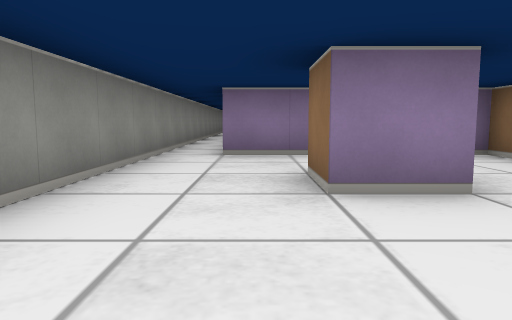
View 1 (above)

16 first-person views from a walk through a cub3D level. The camera is about half as high as the walls, tilts 6° down and sees 70° across. The floor is counted in squares. Each view is taken from the middle of a square. On the plan, view 1 faces up. The plan holds only what a view shows up to about 9 squares ahead; the rest is blank.

View 2
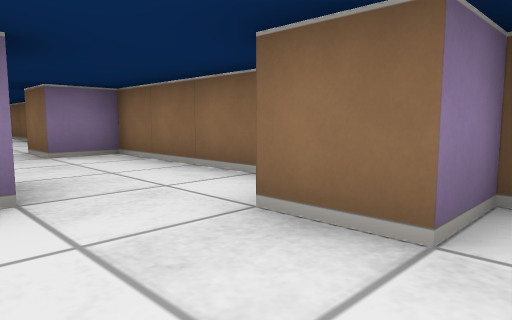

View 3
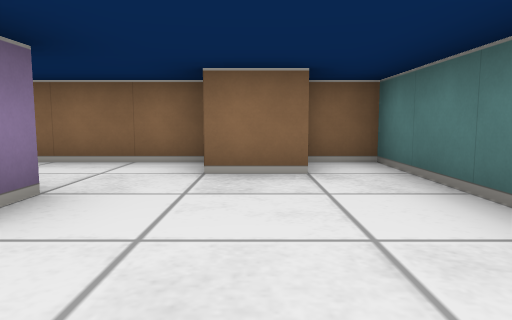

View 4
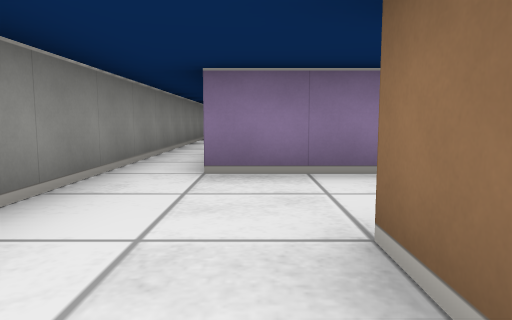

View 5
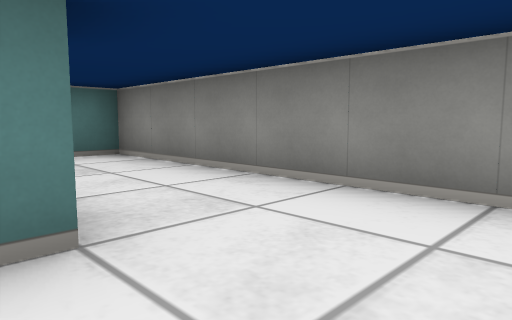

View 6
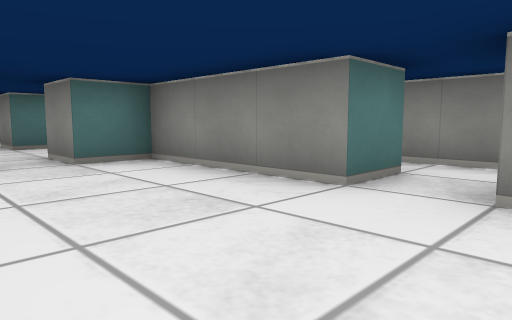

View 7
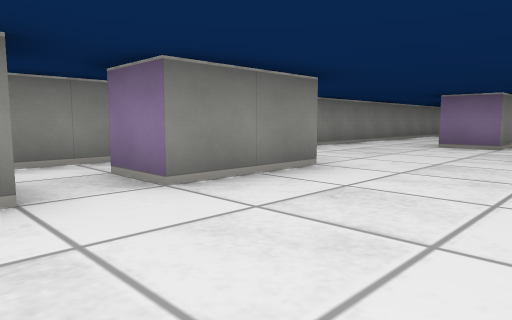

View 8
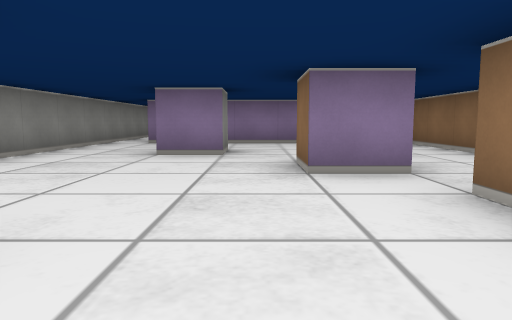

View 9
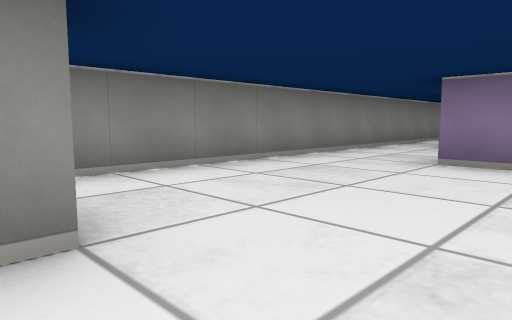

View 10
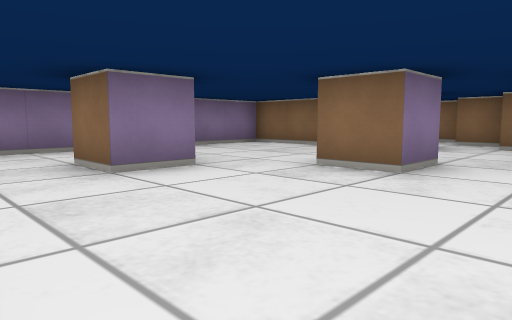

View 11
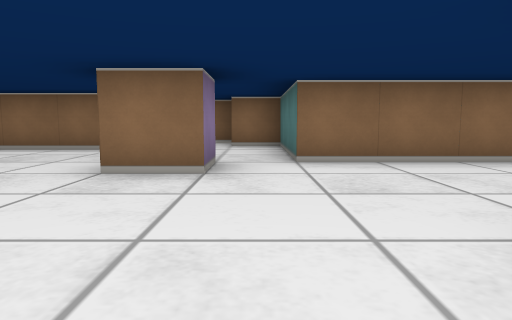

View 12
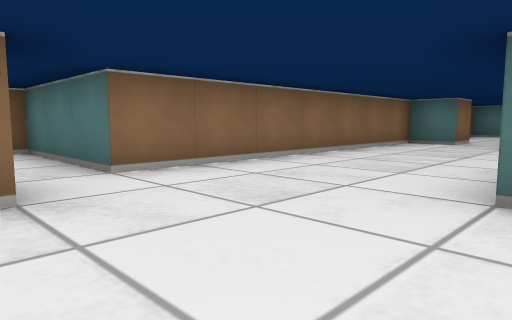

View 13
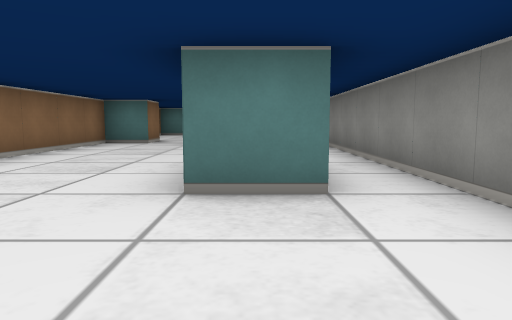

View 14
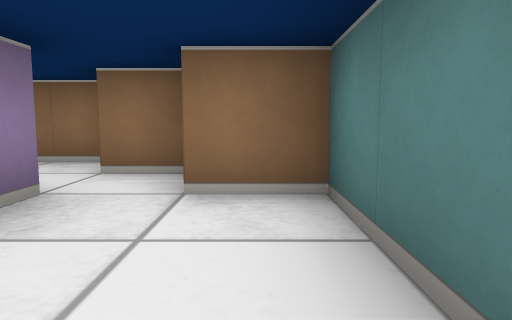

View 15
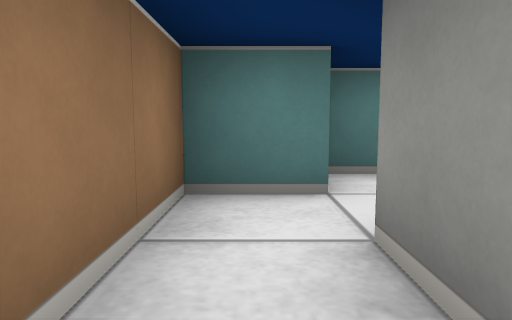

View 16
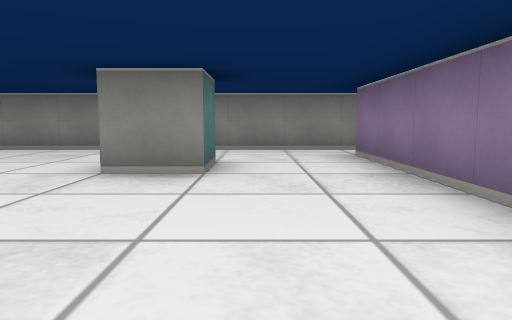

### Floor plan
Points are (right, up) in squares from view 1. A wall is a line through its corners. A room is listed if a view was taken in it or the views show most of it. See-through windows are left out.
Room 1 (views 1, 2, 3, 4, 5)
walls: (0.5, 2.5) (0.5, 3.5) (1.5, 3.5) (1.5, 2.5) (0.5, 2.5); (1.5, 5.5) (-0.5, 5.5); (1, -0.5) (3.5, -0.5) (3.5, 0.5) (2.5, 0.5) (2.5, 1.5); (3.5, 1.6) (3.5, 5.5) (2.5, 5.5); (-1.5, 10.4) (-1.5, -0.5) (-0.8, -0.5)
ways out: opening at (-1, 11.5) to room 2; opening at (0, 10) to room 2; opening at (2, 6) to room 2
Room 2 (views 6, 7, 8, 9, 10, 11, 12, 13, 14, 16)
walls: (1.5, 16.5) (0.5, 16.5) (0.5, 17.5) (1.5, 17.5) (1.5, 16.5); (3.6, 14.5) (2.5, 14.5) (2.5, 15.5); (-0.6, 12.5) (0.5, 12.5) (0.5, 10.5) (-0.5, 10.5); (5.5, 16.8) (5.5, 19.5) (-0.5, 19.5); (6.5, 15.5) (6, 15.5); (6.8, 14.5) (7.5, 14.5) (7.5, 15.5); (-0.6, 9.5) (0.5, 9.5) (0.5, 6.5) (1.5, 6.5) (1.5, 5.5); (-1.5, 21.4) (-1.5, 10.4); (2.5, 5.5) (2.5, 6.5) (3.5, 6.5) (3.5, 13.5) (6.5, 13.5) (6.5, 14.5)
ways out: opening at (-1, 11.5) to room 1; opening at (0, 10) to room 1; opening at (2, 6) to room 1; opening at (7, 16) to room 3
Room 3 (view 15)
walls: (7.5, 17.4) (7.5, 16.5); (7.5, 15.5) (8.5, 15.5) (8.5, 17.4)
ways out: opening at (7, 16) to room 2

Where each view was taken, in squares from view 1:
view 1: 0 up, 0 right, facing up
view 2: 0 up, 1 right, facing up-right
view 3: 1 up, 1 left, facing right
view 4: 2 up, 0 right, facing up
view 5: 5 up, 1 right, facing down-left
view 6: 11 up, 3 right, facing down-left
view 7: 9 up, 3 right, facing up-left
view 8: 11 up, 2 right, facing up
view 9: 12 up, 2 right, facing up-left
view 10: 13 up, 1 left, facing up-right
view 11: 14 up, 1 left, facing right
view 12: 15 up, 0 right, facing down-right
view 13: 15 up, 0 right, facing down
view 14: 14 up, 4 right, facing right
view 15: 18 up, 8 right, facing down
view 16: 18 up, 5 right, facing left
